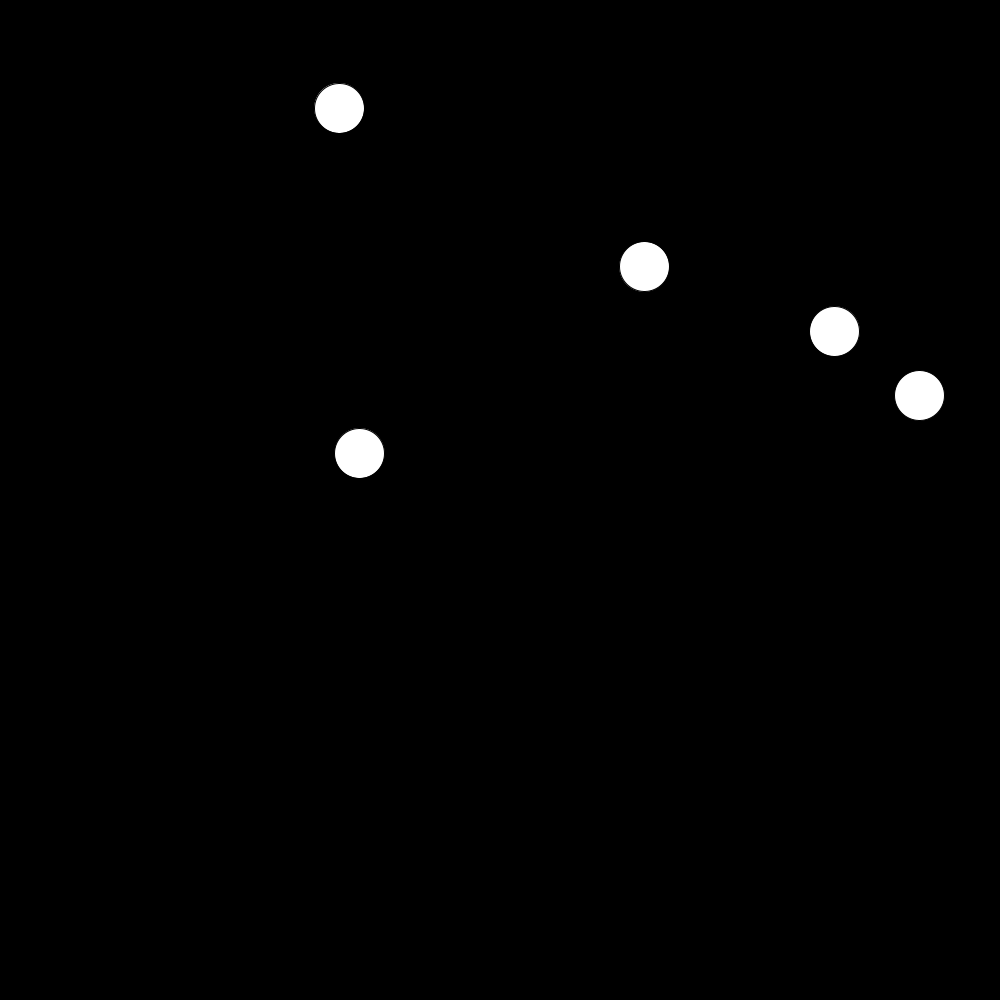
Frame 1 (no input)
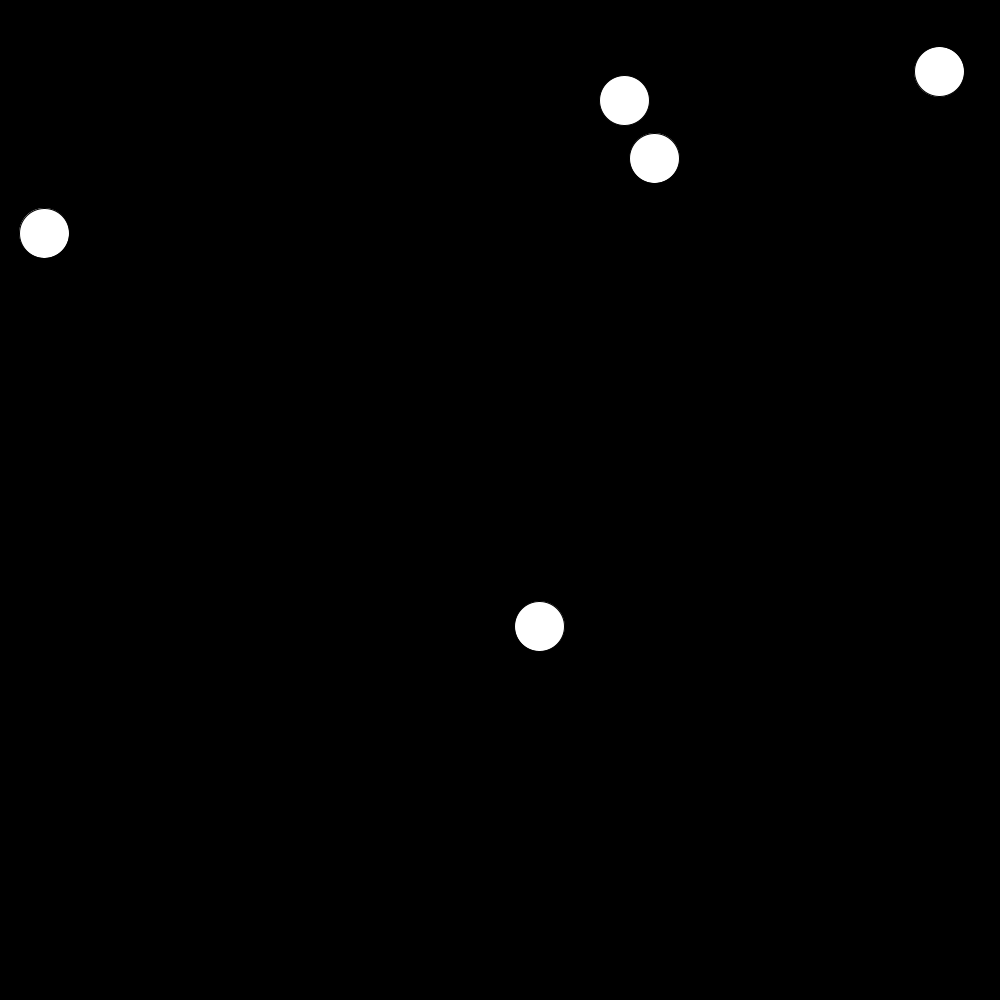
Frame 60 (the mouse pressed at the canvas centre just before this capture)
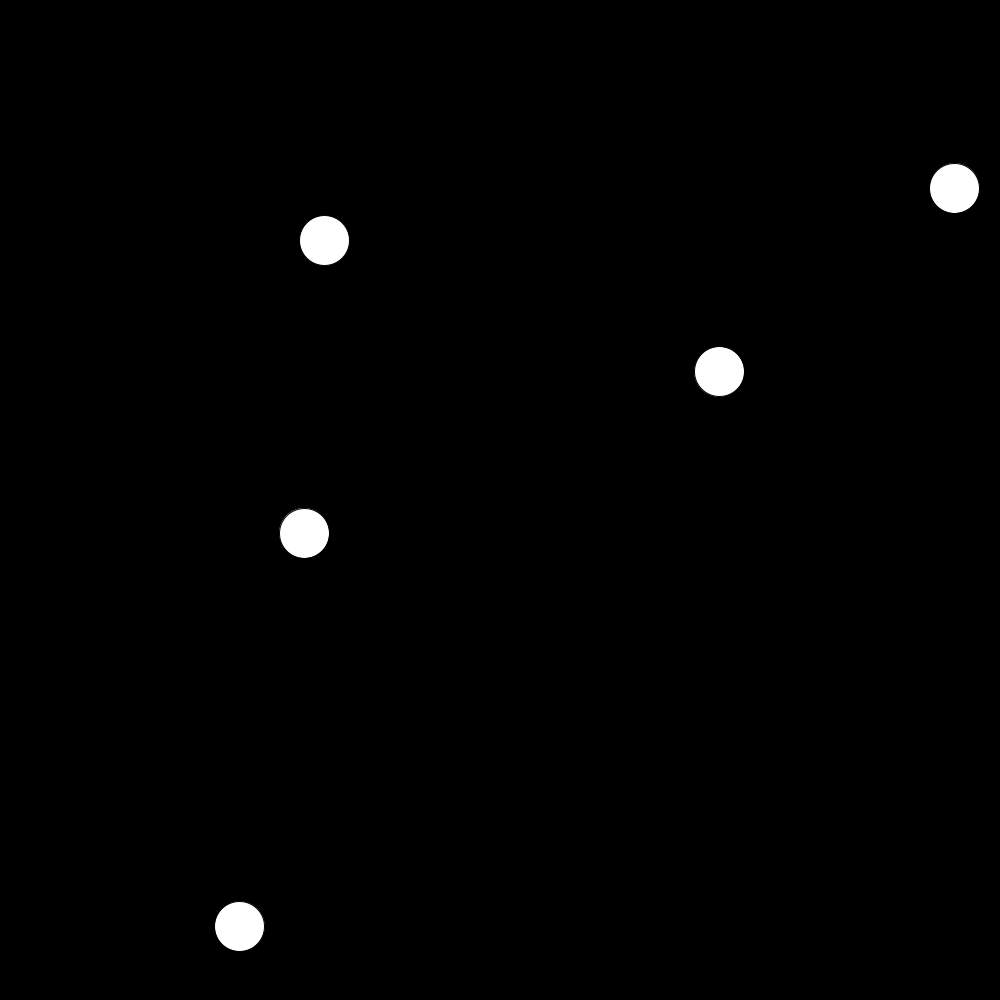
Frame 120 (the mouse held since frame 60 and released just before this capture)

The Processing sketch that drew these frames (run headless with seeded random() and noise(); from frame 60 on, the mouse is pressed at the canvas centre):

// Processing sketch: bounce
// ── bounce.pde

class Bouncey {

  float xPos, yPos, xSpeed, ySpeed;

  int size;

  color fill;

  

  Bouncey(){

    size = 50;

    fill = color(255);

    xPos = random(0+size/2,width-size/2);

    yPos = random(0+size/2, height-size/2);

    float xDir = random(-1,1);

    float yDir = random(-1,1);

    

    if(xDir > 0) {

      xSpeed = 5; 

    } else {

      xSpeed = -5; 

    }

    

    if(yDir > 0) {

      ySpeed = 5; 

    } else {

      ySpeed = -5; 

    }

  }

  

  void display(){

    fill(fill);

    ellipse(xPos,yPos,size,size);

  }

  

  void move(){

    xPos += xSpeed;

    yPos += ySpeed;

  }

  

  void checkBoundaries(){

    if(xPos >= width - size/2 || xPos <= 0 + size/2 ){

      xSpeed *= -1;  

    }

    if(yPos >= height - size/2 || yPos <= 0 + size/2 ){

      ySpeed *= -1;  

    }

  }

  

  void checkCollision(ArrayList<Bouncey> bouncies){

    for(Bouncey b : bouncies){

      float dist = dist(xPos,yPos, b.xPos, b.yPos);

      float bound = size/2 + b.size/2;

      if(dist <= bound){

        xSpeed *= -1;

        ySpeed *= -1;

        b.xSpeed *= -1;

        b.ySpeed *= -1;

      }

    }

    

  }

}

// ── bounceObject.pde
int numBounce = 5;

ArrayList<Bouncey> bouncies = new ArrayList<Bouncey>();



void setup(){
  size(1000,1000);
  background(0);

  
  for( int i = 0; i < numBounce; i++){

    bouncies.add(new Bouncey()); 

  }

}



void draw(){

  background(0);

  

  for(Bouncey b : bouncies){

    b.checkBoundaries();

    b.checkCollision(bouncies);

    b.move();

    b.display();

  }

}
